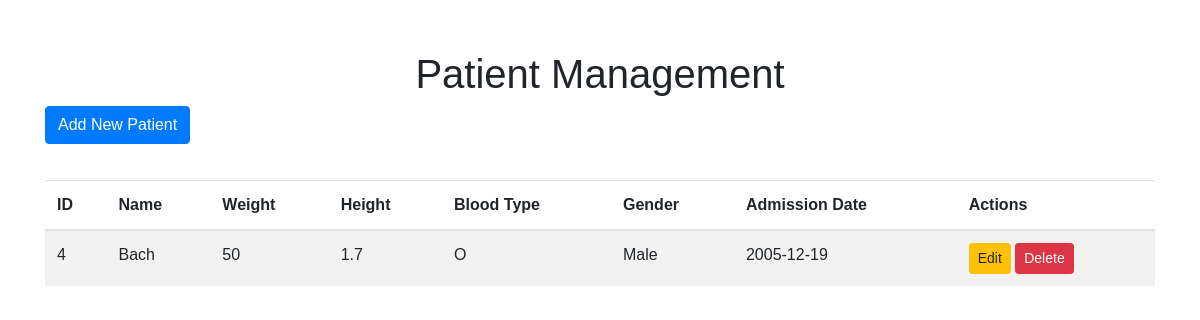
Before: / with the older database file.
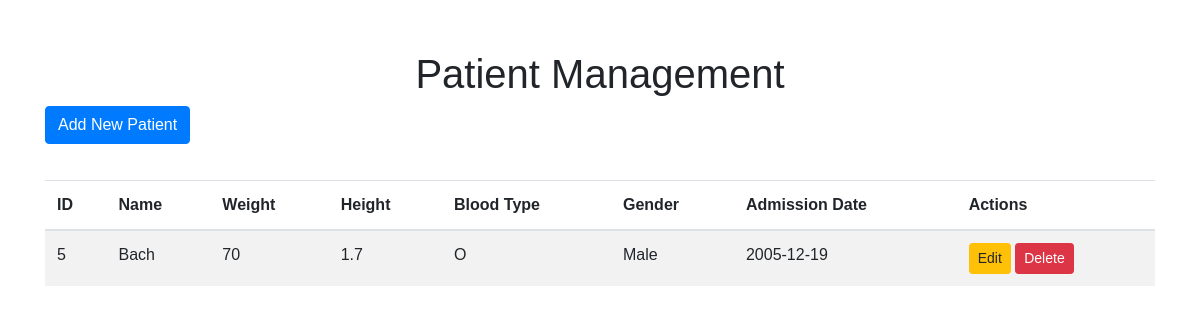
After: the same page with the newer database file.
### tables this page shows
CREATE TABLE patients (
            id INTEGER PRIMARY KEY AUTOINCREMENT,
            ten TEXT NOT NULL,
            can_nang INTEGER NOT NULL CHECK(can_nang BETWEEN 30 AND 90),
            chieu_cao REAL NOT NULL CHECK(chieu_cao BETWEEN 1.5 AND 1.9),
            nhom_mau TEXT CHECK(nhom_mau IN ('A', 'B', 'O')),
            gioi BOOLEAN NOT NULL,
            ngay_nhap_vien DATE NOT NULL
        );

### app.py (the view)
@app.route('/')
def index():
    conn = connect_db()
    cursor = conn.cursor()
    cursor.execute('SELECT * FROM patients ORDER BY id DESC')
    patients = cursor.fetchall()
    conn.close()
    return render_template('index.html', patients=patients)

### app.py (called while the page is built)
def connect_db():
    return sqlite3.connect('patients.db')

### templates/index.html (shortened to what this page needs)
<!DOCTYPE html>
<html lang="en">
<head>
    <link rel="stylesheet" href="https://stackpath.bootstrapcdn.com/bootstrap/4.5.2/css/bootstrap.min.css">
    <link rel="stylesheet" href="{{ url_for('static', filename='style.css') }}">
</head>
<body>
    <div class="container">
        <h1 class="mt-5">Patient Management</h1>
        <a href="{{ url_for('add') }}" class="btn btn-primary mb-3">Add New Patient</a>
        <table class="table table-striped">
            <thead>
                <tr>
                    <th>ID</th>
                    <th>Name</th>
                    <th>Weight</th>
                    <th>Height</th>
                    <th>Blood Type</th>
                    <th>Gender</th>
                    <th>Admission Date</th>
                    <th>Actions</th>
                </tr>
            </thead>
            <tbody>
                {% for patient in patients %}
                <tr>
                    <td>{{ patient[0] }}</td>
                    <td>{{ patient[1] }}</td>
                    <td>{{ patient[2] }}</td>
                    <td>{{ patient[3] }}</td>
                    <td>{{ patient[4] }}</td>
                    <td>{{ 'Male' if patient[5] else 'Female' }}</td>
                    <td>{{ patient[6] }}</td>
                    <td>
                        <a href="{{ url_for('edit', id=patient[0]) }}" class="btn btn-warning btn-sm">Edit</a>
                        <form action="{{ url_for('delete', id=patient[0]) }}" method="post" style="display:inline;">
                            <button type="submit" class="btn btn-danger btn-sm">Delete</button>
                        </form>
                    </td>
                </tr>
                {% endfor %}
            </tbody>
        </table>
    </div>
</body>
</html>

### static/style.css (style rules this page uses)
body { font-family: Arial, sans-serif; }
h1 { text-align: center; margin-top: 20px; }
.container { margin-top: 50px; }
form { max-width: 600px; margin: auto; }
table { margin-top: 20px; }

Changed rows visible on the page:
removed patients: id "4", ten "Bach", can_nang "50", chieu_cao "1.7", nhom_mau "O", gioi "Male", ngay_nhap_vien "2005-12-19"
added patients: id "5", ten "Bach", can_nang "70", chieu_cao "1.7", nhom_mau "O", gioi "Male", ngay_nhap_vien "2005-12-19"
